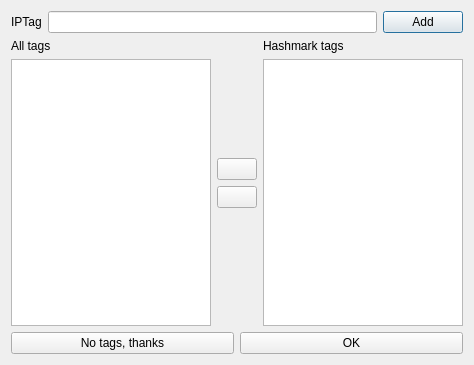
<?xml version="1.0" encoding="UTF-8"?>
<ui version="4.0">
 <class>IPTagsDialog</class>
 <widget class="QDialog" name="IPTagsDialog">
  <property name="geometry">
   <rect>
    <x>0</x>
    <y>0</y>
    <width>474</width>
    <height>365</height>
   </rect>
  </property>
  <property name="windowTitle">
   <string>Dialog</string>
  </property>
  <layout class="QVBoxLayout" name="verticalLayout_2">
   <item>
    <layout class="QHBoxLayout" name="horizontalLayout_2">
     <item>
      <widget class="QLabel" name="label">
       <property name="text">
        <string>IPTag</string>
       </property>
      </widget>
     </item>
     <item>
      <widget class="QLineEdit" name="lineEditTag"/>
     </item>
     <item>
      <widget class="QPushButton" name="addTagButton">
       <property name="text">
        <string>Add</string>
       </property>
      </widget>
     </item>
    </layout>
   </item>
   <item>
    <layout class="QVBoxLayout" name="verticalLayout">
     <item>
      <layout class="QHBoxLayout" name="horizontalLayout">
       <item>
        <layout class="QVBoxLayout" name="verticalLayout_3">
         <item>
          <widget class="QLabel" name="label_2">
           <property name="text">
            <string>All tags</string>
           </property>
          </widget>
         </item>
         <item>
          <widget class="QListView" name="allTagsView"/>
         </item>
        </layout>
       </item>
       <item>
        <layout class="QVBoxLayout" name="verticalLayout_5">
         <item>
          <spacer name="verticalSpacer">
           <property name="orientation">
            <enum>Qt::Vertical</enum>
           </property>
           <property name="sizeHint" stdset="0">
            <size>
             <width>20</width>
             <height>40</height>
            </size>
           </property>
          </spacer>
         </item>
         <item>
          <widget class="QPushButton" name="untagHashmarkButton">
           <property name="text">
            <string/>
           </property>
           <property name="icon">
            <iconset resource="galacteek.qrc">
             <normaloff>:/share/icons/left-arrow.png</normaloff>:/share/icons/left-arrow.png</iconset>
           </property>
           <property name="iconSize">
            <size>
             <width>32</width>
             <height>32</height>
            </size>
           </property>
          </widget>
         </item>
         <item>
          <widget class="QPushButton" name="tagHashmarkButton">
           <property name="text">
            <string/>
           </property>
           <property name="icon">
            <iconset resource="galacteek.qrc">
             <normaloff>:/share/icons/right-arrow.png</normaloff>:/share/icons/right-arrow.png</iconset>
           </property>
           <property name="iconSize">
            <size>
             <width>32</width>
             <height>32</height>
            </size>
           </property>
          </widget>
         </item>
         <item>
          <spacer name="verticalSpacer_2">
           <property name="orientation">
            <enum>Qt::Vertical</enum>
           </property>
           <property name="sizeHint" stdset="0">
            <size>
             <width>20</width>
             <height>40</height>
            </size>
           </property>
          </spacer>
         </item>
        </layout>
       </item>
       <item>
        <layout class="QVBoxLayout" name="verticalLayout_4">
         <item>
          <widget class="QLabel" name="label_3">
           <property name="text">
            <string>Hashmark tags</string>
           </property>
          </widget>
         </item>
         <item>
          <widget class="QListView" name="hmTagsView"/>
         </item>
        </layout>
       </item>
      </layout>
     </item>
    </layout>
   </item>
   <item>
    <layout class="QHBoxLayout" name="horizontalLayout_3">
     <item>
      <widget class="QPushButton" name="noTagsButton">
       <property name="text">
        <string>No tags, thanks</string>
       </property>
      </widget>
     </item>
     <item>
      <widget class="QPushButton" name="okButton">
       <property name="text">
        <string>OK</string>
       </property>
      </widget>
     </item>
    </layout>
   </item>
  </layout>
 </widget>
 <resources>
  <include location="galacteek.qrc"/>
 </resources>
 <connections/>
</ui>
